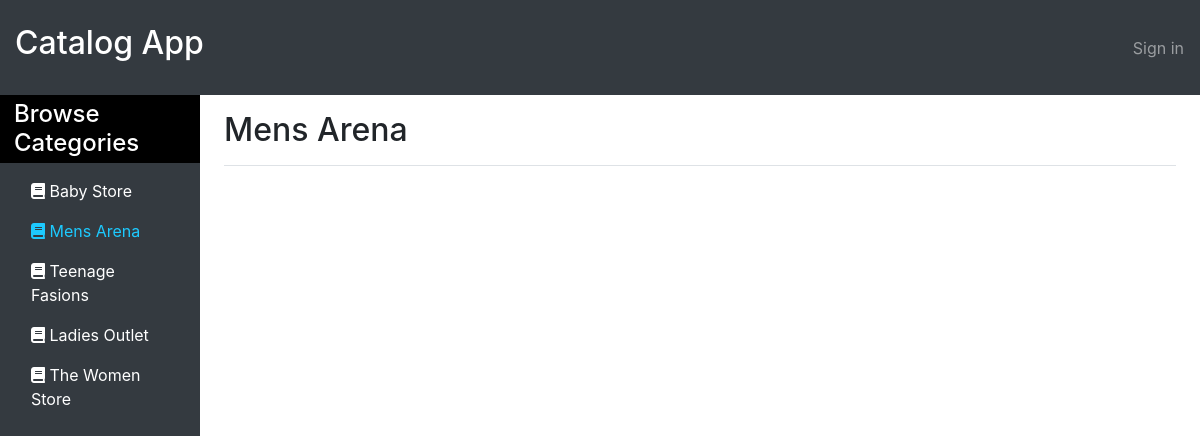
The page /catalog/Mens Arena/2/view/ on the database as committed earlier.
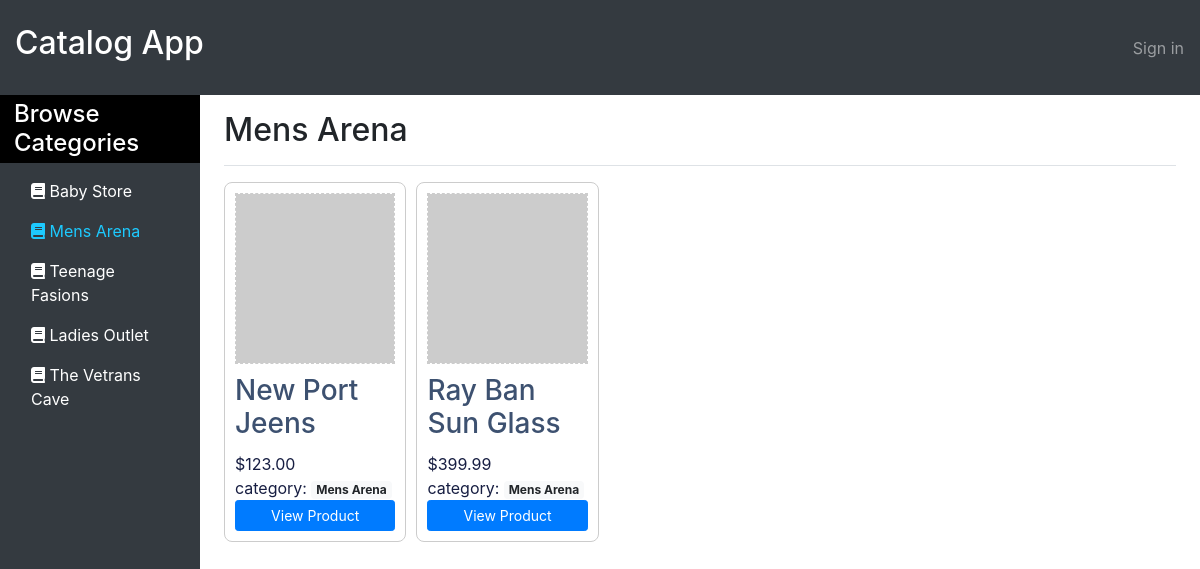
The same page on the database as committed later.
### database_setup.py (models this page shows, shortened)
class Category(Base):
    __tablename__ = 'category'
    id = Column(Integer, primary_key=True)
    name = Column(String(250), nullable=False)
    user_id = Column(Integer, ForeignKey('user.id'))
    user = relationship(User)

class Products(Base):
    __tablename__ = 'products'
    name = Column(String(80), nullable=False)
    id = Column(Integer, primary_key=True)
    description = Column(String(250))
    price = Column(String(8))
    category_id = Column(Integer, ForeignKey('category.id'))
    category = relationship(Category)
    user_id = Column(Integer, ForeignKey('user.id'))
    user = relationship(User)

### catalog.py (the view)
@app.route('/catalog/<string:category_name>/<int:category_id>/view/')
def categoryView(category_name, category_id):
    category = session.query(Category).filter_by(id=category_id).first()
    categories = session.query(Category).all()
    products = session.query(Products).filter_by(category_id=category_id).all()
    return render_template('category.html', category=category,
                           products=products, categories=categories,
                           user=login_session)

### catalog.py (called while the page is built)
@app.after_request
def add_header(r):
    r.headers["Cache-Control"] = "no-cache, no-store, must-revalidate"
    r.headers["Pragma"] = "no-cache"
    r.headers["Expires"] = "0"
    r.headers['Cache-Control'] = 'public, max-age=0, no-store, must-revalidate'
    return r

### templates/category.html (shortened to what this page needs)
<!doctype html>
<html lang="en">
<head>
  <link href="{{url_for('static', filename='bootstrap.min.css')}}" rel="stylesheet">
  <link href="{{url_for('static', filename='dashboard.css')}}" rel="stylesheet">
  <link rel="stylesheet" href="https://use.fontawesome.com/releases/v5.7.2/css/all.css">
</head>
<body>
  <nav class="navbar navbar-dark  bg-dark flex-md-nowrap p-0">
    <a class="navbar-brand col-sm-3 col-md-2 mr-0" href="/catalog/"><h2>Catalog App</h2></a>
    {% if user.username|length  %}
    <ul class="navbar-nav px-3 pop"  data-container="body" data-toggle="popover" data-placement="left"
    data-content="<span class='logout' onclick='doLogout()'>Log Out</span>">
      <li class="nav-item text-nowrap text-center">
        <div class="profileImage">
          <img src="{{user['picture'] }}" alt="User Profile Image" />
        </div>
      </li>
      <li class="nav-item text-nowrap">
        <a class="nav-link" href="#">{{user['username'] }}</a>
      </li>
    </ul>
    {% else %}
    <ul class="navbar-nav px-3">
      <li class="nav-item text-nowrap">
        <a class="nav-link" href="/login">Sign in</a>
      </li>
    </ul>
    {% endif %}
  </nav>
  <div class="container-fluid">
    <div class="row">
      <nav class="col-md-2 d-none d-md-block bg-dark sidebar">
        <div class="sidebar-sticky">
          <h4 class="sidebar-heading">Browse Categories</h4>
          <ul class="nav flex-column">
            {% for cat in categories %}
            <li class="nav-item" >
              <a class="nav-link {% if category.name==cat.name %} active {% endif %}" href="/catalog/{{cat.name}}/{{cat.id}}/view/">
                <i class="fas fa-book"></i>
                {{cat.name}}
              </a>
            </li>
            {% endfor %}
          </ul>
        </div>
      </nav>
      <main role="main" class="col-md-9 ml-sm-auto col-lg-10 pt-3 px-4">
        <div class="d-flex justify-content-between flex-wrap flex-md-nowrap align-items-center pb-2 mb-3 border-bottom">
          <h1 class="h2">{{category.name}}
            </h1>
        </div>
        <div class="items">
          {% for product in products %}
          <div class="item">
            <img src="http://placehold.jp/fffff/cccccc/188x200.png?text={{products.name}}+image">
            <div class="productName"><h3>{{product.name}}</h3></div>
            <div class="productPrice">{{product.price}}</div>
            <div class="productCategory">category: <span class="badge badge-light">{{category.name}}</span></div>
            <a href="/catalog/{{category.name}}/{{product.name}}/{{product.id}}/view/" class="btn btn-sm btn-primary btn-block">View Product</a>
          </div>
          {% endfor %}
        </div>
      </main>
    </div>
  </div>
</body>
</html>

### static/dashboard.css (style rules this page uses)
img { width:100%; height: auto; }
.productName h3 { min-height: 70px; color:#3d5170; }
.sidebar-heading { background: #000; color: #fff; padding: 5px; margin-left: -15px; margin-right: -15px; padding-left: 14px; }
.nav-link { color:#fff; }
.nav-link.active, .nav-link:hover { color:#1dcaff !important; }
.navbar { height:95px; }
.navbar-nav li { float: right; }
.container-fluid nav { display: table-cell; padding-bottom: 1000px; margin-bottom: -1000px; }
.items { display: flex; flex-wrap: wrap; margin-left: -10px; margin-top: -10px; }
.items .item { flex: 1 0 200px; box-sizing: border-box; background: #ffff; color: #171e42; padding: 10px; margin-left: 10px; margin-top: 10px; border:1px solid #ccc; border-radius: 8px; }
.items .item img { border: 1px dashed #ccc; margin: auto; margin-bottom: 10px }
@media (min-width: 410px) { .items .item { max-width: calc(50% - 10px); } }
@media (min-width: 620px) { .items .item { max-width: calc(33.33333% - 10px); } }
@media (min-width: 830px) { .items .item { max-width: calc(25% - 10px); } }
@media (min-width: 1040px) { .items .item { max-width: calc(20% - 10px); } }

Rows that differ between the two databases and show on the page:
removed Category: name "The Women Store"
added Category: name "The Vetrans Cave"
added Products: name "New Port Jeens", price "$123.00", {{ category.name }} "Mens Arena"
added Products: name "Ray Ban Sun Glass", price "$399.99", {{ category.name }} "Mens Arena"
